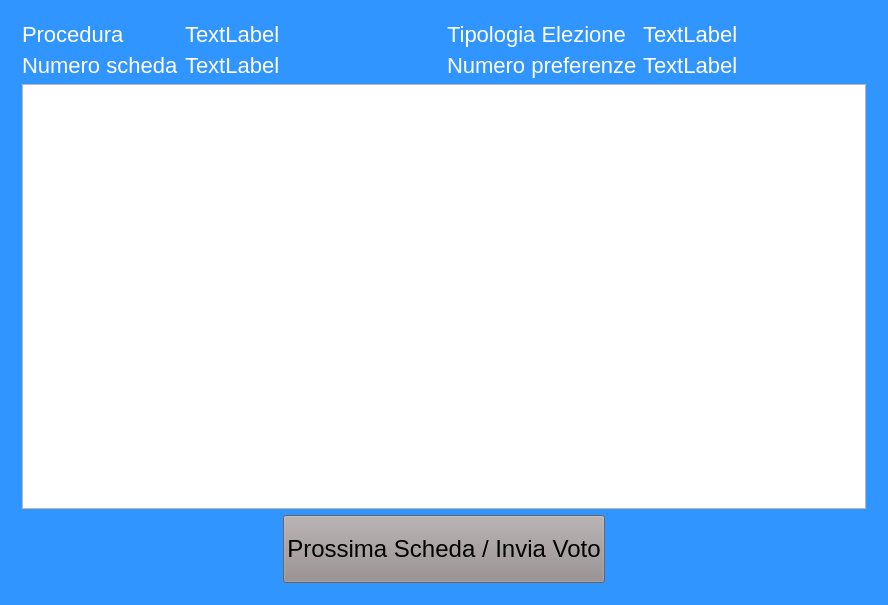
<?xml version="1.0" encoding="UTF-8"?>
<ui version="4.0">
 <class>MainWindowPV</class>
 <widget class="QMainWindow" name="MainWindowPV">
  <property name="geometry">
   <rect>
    <x>0</x>
    <y>0</y>
    <width>888</width>
    <height>605</height>
   </rect>
  </property>
  <property name="windowTitle">
   <string>MainWindowPV</string>
  </property>
  <property name="styleSheet">
   <string notr="true">QMainWindow {
background-color: rgb(49, 149, 255);
}

.QPushButton {
background-color:rgb(146, 134, 134);
font-size: 22px bold sans serif;
text-align:center;
vertical-align:middle;
min-height:60px;
color:black;
}
.QPushButton:disabled{
background-color: rgb(49, 149, 255);
font-size: 22px bold sans serif;
text-align:center;
vertical-align:middle;
min-height:60px;
color: rgb(108, 108, 108);

}

.QLabel {
color: white;
font-size: 20px bold sans serif;
}

.QLineEdit{
font:18px bold sans serif;
background-color: white;
}

.QComboBox{
font:18px bold sans serif;
}



.QMessageBox{
background-color: rgb(49, 149, 255);
}
</string>
  </property>
  <widget class="QWidget" name="centralWidget">
   <property name="styleSheet">
    <string notr="true">.QPushButton {
background-color:rgb(146, 134, 134);
	background-color: rgb(148, 140, 140);
font-size: 24px bold sans serif;
text-align:center;
vertical-align:middle;
min-height:60px;
color:black;
}

.QLabel {
color: white;
font-size: 22px bold sans serif;
}

.QLineEdit{
font-size: 24px bold sans serif;
background-color: white;
}
</string>
   </property>
   <layout class="QHBoxLayout" name="horizontalLayout_6">
    <item>
     <widget class="QStackedWidget" name="stackedWidget">
      <property name="currentIndex">
       <number>3</number>
      </property>
      <widget class="QWidget" name="attivazione_page">
       <layout class="QVBoxLayout" name="verticalLayout_3">
        <item>
         <layout class="QVBoxLayout" name="verticalLayout_2">
          <item>
           <layout class="QHBoxLayout" name="horizontalLayout">
            <item>
             <layout class="QFormLayout" name="formLayout">
              <property name="leftMargin">
               <number>50</number>
              </property>
              <property name="topMargin">
               <number>150</number>
              </property>
              <property name="rightMargin">
               <number>50</number>
              </property>
              <property name="bottomMargin">
               <number>50</number>
              </property>
              <item row="0" column="0">
               <widget class="QLabel" name="passwordPV_label">
                <property name="text">
                 <string>Password PV n.1</string>
                </property>
               </widget>
              </item>
              <item row="0" column="1">
               <widget class="QLineEdit" name="passwordPV_lineEdit">
                <property name="placeholderText">
                 <string>Digitare la password di sessione</string>
                </property>
               </widget>
              </item>
              <item row="1" column="1">
               <widget class="QLabel" name="wrongPassword_label">
                <property name="styleSheet">
                 <string notr="true">color:red;</string>
                </property>
                <property name="text">
                 <string>la password inserita non è valida, riprovare...</string>
                </property>
               </widget>
              </item>
             </layout>
            </item>
           </layout>
          </item>
          <item>
           <layout class="QHBoxLayout" name="horizontalLayout_2">
            <property name="spacing">
             <number>50</number>
            </property>
            <property name="leftMargin">
             <number>50</number>
            </property>
            <property name="rightMargin">
             <number>50</number>
            </property>
            <item>
             <widget class="QPushButton" name="attiva_button">
              <property name="text">
               <string>Attiva</string>
              </property>
             </widget>
            </item>
            <item>
             <widget class="QPushButton" name="exit_button">
              <property name="text">
               <string>Exit</string>
              </property>
             </widget>
            </item>
           </layout>
          </item>
         </layout>
        </item>
       </layout>
      </widget>
      <widget class="QWidget" name="disponibile_page">
       <layout class="QVBoxLayout" name="verticalLayout_4">
        <property name="leftMargin">
         <number>50</number>
        </property>
        <property name="rightMargin">
         <number>50</number>
        </property>
        <item>
         <widget class="QLabel" name="postazioneAttiva_label">
          <property name="text">
           <string>Postazione attiva, disponibile per una associazione...</string>
          </property>
         </widget>
        </item>
        <item>
         <widget class="QPushButton" name="pushButton_2">
          <property name="text">
           <string>Quit App (Temporary Button)</string>
          </property>
         </widget>
        </item>
       </layout>
      </widget>
      <widget class="QWidget" name="abilitazioneVoto_page">
       <layout class="QVBoxLayout" name="verticalLayout_7">
        <item>
         <layout class="QVBoxLayout" name="verticalLayout_6">
          <property name="leftMargin">
           <number>50</number>
          </property>
          <property name="rightMargin">
           <number>50</number>
          </property>
          <item>
           <layout class="QHBoxLayout" name="horizontalLayout_3">
            <item>
             <layout class="QFormLayout" name="formLayout_2">
              <property name="topMargin">
               <number>100</number>
              </property>
              <item row="0" column="0">
               <widget class="QLabel" name="inserisciOTP_label">
                <property name="text">
                 <string>Inserisci codice OTP</string>
                </property>
               </widget>
              </item>
              <item row="0" column="1">
               <widget class="QLineEdit" name="codiceOTP_lineEdit">
                <property name="placeholderText">
                 <string>Clicca sul token e digita qui il token OTP</string>
                </property>
               </widget>
              </item>
             </layout>
            </item>
           </layout>
          </item>
          <item>
           <layout class="QHBoxLayout" name="horizontalLayout_4">
            <property name="leftMargin">
             <number>0</number>
            </property>
            <item>
             <widget class="QPushButton" name="confermaOTP_button">
              <property name="text">
               <string>Conferma</string>
              </property>
             </widget>
            </item>
           </layout>
          </item>
         </layout>
        </item>
       </layout>
      </widget>
      <widget class="QWidget" name="compilazioneSchede_page">
       <layout class="QVBoxLayout" name="verticalLayout">
        <item>
         <layout class="QHBoxLayout" name="horizontalLayout_8" stretch="1,1">
          <item>
           <layout class="QFormLayout" name="formLayout_5">
            <item row="0" column="0">
             <widget class="QLabel" name="label_procedura">
              <property name="text">
               <string>Procedura</string>
              </property>
             </widget>
            </item>
            <item row="1" column="0">
             <widget class="QLabel" name="label_numeroScheda">
              <property name="text">
               <string>Numero scheda</string>
              </property>
             </widget>
            </item>
            <item row="0" column="1">
             <widget class="QLabel" name="label_procedura_value">
              <property name="text">
               <string>TextLabel</string>
              </property>
             </widget>
            </item>
            <item row="1" column="1">
             <widget class="QLabel" name="label_numeroSchedaValue">
              <property name="text">
               <string>TextLabel</string>
              </property>
             </widget>
            </item>
           </layout>
          </item>
          <item>
           <layout class="QFormLayout" name="formLayout_7">
            <item row="0" column="0">
             <widget class="QLabel" name="label_tipologiaElezione">
              <property name="text">
               <string>Tipologia Elezione</string>
              </property>
             </widget>
            </item>
            <item row="0" column="1">
             <widget class="QLabel" name="label_tipologiaElezioneValue">
              <property name="text">
               <string>TextLabel</string>
              </property>
             </widget>
            </item>
            <item row="1" column="0">
             <widget class="QLabel" name="label_numeroPreferenze">
              <property name="text">
               <string>Numero preferenze</string>
              </property>
             </widget>
            </item>
            <item row="1" column="1">
             <widget class="QLabel" name="label_numeroPreferenzeValue">
              <property name="text">
               <string>TextLabel</string>
              </property>
             </widget>
            </item>
           </layout>
          </item>
         </layout>
        </item>
        <item>
         <widget class="QListWidget" name="listWidget_scheda"/>
        </item>
        <item>
         <layout class="QHBoxLayout" name="horizontalLayout_5">
          <item>
           <spacer name="horizontalSpacer">
            <property name="orientation">
             <enum>Qt::Horizontal</enum>
            </property>
            <property name="sizeHint" stdset="0">
             <size>
              <width>40</width>
              <height>20</height>
             </size>
            </property>
           </spacer>
          </item>
          <item>
           <widget class="QPushButton" name="pushButton_nextSend">
            <property name="text">
             <string>Prossima Scheda / Invia Voto</string>
            </property>
           </widget>
          </item>
          <item>
           <spacer name="horizontalSpacer_2">
            <property name="orientation">
             <enum>Qt::Horizontal</enum>
            </property>
            <property name="sizeHint" stdset="0">
             <size>
              <width>40</width>
              <height>20</height>
             </size>
            </property>
           </spacer>
          </item>
         </layout>
        </item>
       </layout>
      </widget>
      <widget class="QWidget" name="votoInviato_page">
       <layout class="QVBoxLayout" name="verticalLayout_5">
        <property name="leftMargin">
         <number>50</number>
        </property>
        <property name="rightMargin">
         <number>50</number>
        </property>
        <item>
         <widget class="QLabel" name="preferemzeInviate_label">
          <property name="text">
           <string>Preferenze di voto inviate correttamente</string>
          </property>
         </widget>
        </item>
        <item>
         <widget class="QLabel" name="riconsegnareHT_label">
          <property name="text">
           <string>Riconsegnare l'hardware token alla commissione!</string>
          </property>
         </widget>
        </item>
       </layout>
      </widget>
     </widget>
    </item>
   </layout>
  </widget>
 </widget>
 <layoutdefault spacing="6" margin="11"/>
 <resources/>
 <connections/>
</ui>
